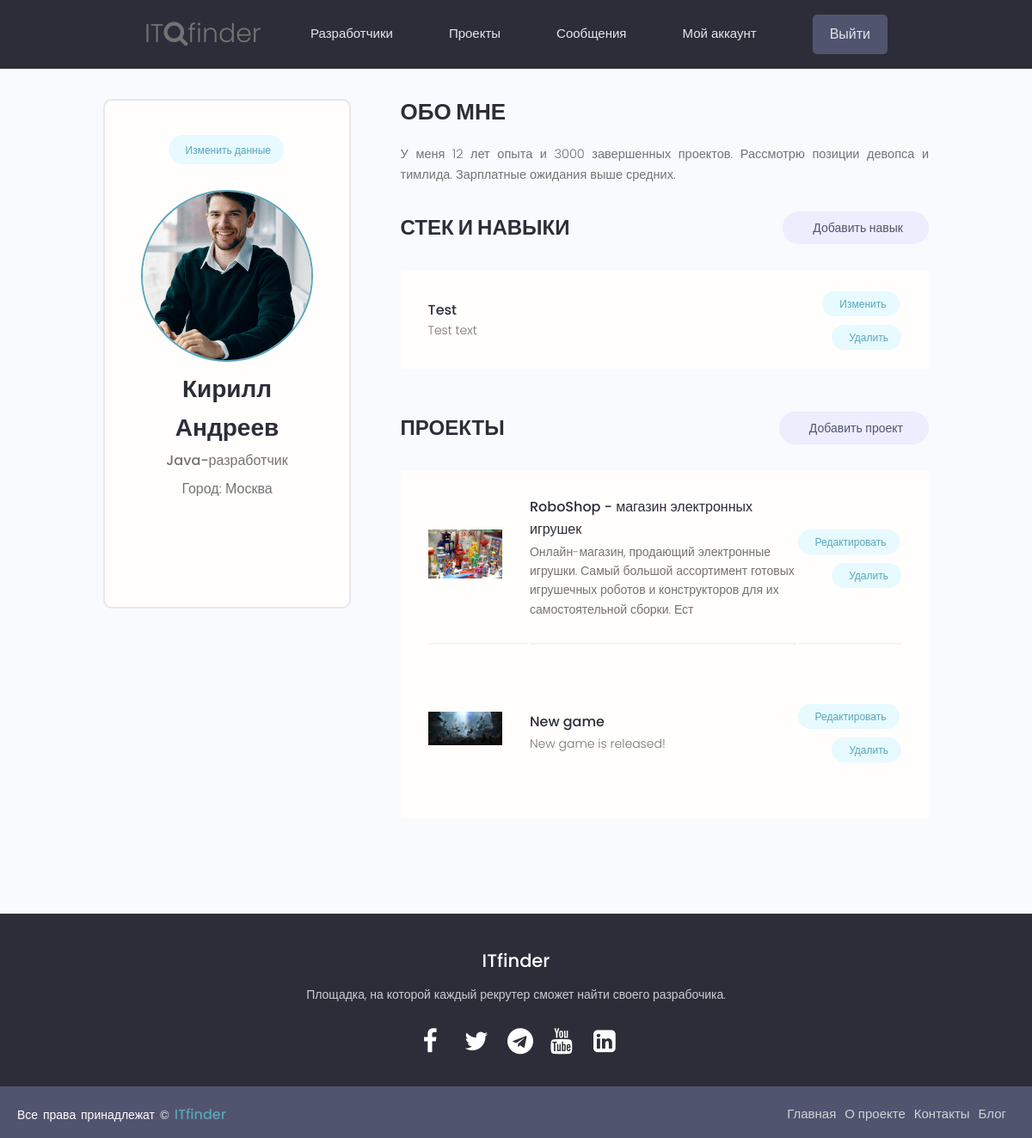
/account/ (signed in), run on the app's committed database.
### users/models.py (models this page shows, shortened)
class Profile(models.Model):
    user = models.OneToOneField(
        User, on_delete=models.CASCADE, null=True, blank=True)
    name = models.CharField(max_length=50, blank=True, null=True)
    email = models.EmailField(max_length=50, blank=True, null=True)
    username = models.CharField(max_length=50, blank=True, null=True)
    city = models.CharField(max_length=50, blank=True, null=True)
    intro = models.CharField(max_length=200, blank=True, null=True)
    bio = models.TextField(blank=True, null=True)
    image = models.ImageField(
        null=True, blank=True, upload_to='profile_images', default="profile_images/default.jpg")
    skills = models.ManyToManyField(Skill, blank=True)
    github = models.CharField(max_length=100, blank=True, null=True)
    twitter = models.CharField(max_length=100, blank=True, null=True)
    linkedin = models.CharField(max_length=100, blank=True, null=True)
    youtube = models.CharField(max_length=100, blank=True, null=True)
    website = models.CharField(max_length=100, blank=True, null=True)
    created = models.DateTimeField(auto_now_add=True)
    id = models.UUIDField(default=uuid.uuid4, unique=True,
                          primary_key=True, editable=False)
    class Meta:
        ordering = ['created']

class Skill(models.Model):
    name = models.CharField(max_length=50, blank=True, null=True)
    slug = models.SlugField()
    description = models.TextField(null=True, blank=True)
    created = models.DateTimeField(auto_now_add=True)
    id = models.UUIDField(default=uuid.uuid4, unique=True,
                          primary_key=True, editable=False)

### projects/models.py (models this page shows, shortened)
class Project(models.Model):
    title = models.CharField(max_length=100)
    owner = models.ForeignKey(Profile, null=True, blank=True, on_delete=models.CASCADE)
    slug = models.SlugField()
    image = models.ImageField(null=True, blank=True, default="project_images/default.jpg", upload_to='project_images')
    description = models.TextField(null=True, blank=True)
    tags = models.ManyToManyField(Tag, blank=True)
    total_votes = models.IntegerField(default=0, null=True, blank=True)
    votes_ratio = models.IntegerField(default=0, null=True, blank=True)
    demo_link = models.CharField(max_length=500, null=True, blank=True)
    source_link = models.CharField(max_length=500, null=True, blank=True)
    created = models.DateTimeField(auto_now_add=True)
    id = models.UUIDField(default=uuid.uuid4, unique=True, primary_key=True, editable=False)

### users/views.py (the view)
# urls.py: path('account/', views.userAccount, name="account"),
@login_required(login_url='login')
def userAccount(request):
    profile = request.user.profile
    skills = profile.skills.all()
    projects = profile.project_set.all()
    context = {'profile': profile, 'skills': skills, 'projects': projects}
    return render(request, 'users/account.html', context)

### users/templates/users/account.html (shortened to what this page needs)
{% extends 'base.html' %}
{% block content %}
<main class="settingsPage profile my-md">
  <div class="container">
    <div class="layout">
      <div class="column column--1of3">
        <div class="card text-center">
          <div class="card__body dev">
            <a class="tag tag--pill tag--main settings__btn" href="{% url 'edit-account' %}">
              Изменить данные</a>
            <img class="avatar avatar--xl dev__avatar" src="{{ profile.image.url }}" />
            <h2 class="dev__name">{{ profile.name  }}</h2>
            <p class="dev__title">{{ profile.intro }}</p>
            <p class="dev__location">Город: {{ profile.city }}</p>
            <ul class="dev__social">
            </ul>
          </div>
        </div>
      </div>
      <div class="column column--2of3">
        <div class="devInfo">
          <h3 class="devInfo__title">Обо мне</h3>
          <p class="devInfo__about">{{ profile.bio }}</p>
        </div>
        <div class="settings">
          <h3 class="settings__title">Стек и навыки</h3>
          <a class="tag tag--pill tag--sub settings__btn tag--lg" href="{% url 'create-skill' %}"> Добавить навык</a>
        </div>
        <table class="settings__table">
          {% for skill in skills %}
          <tr>
            <td class="settings__tableInfo">
              <h4>{{skill.name}}</h4>
              <p>
                {{skill.description}}
              </p>
            </td>
            <td class="settings__tableActions">
              <a class="tag tag--pill tag--main settings__btn" href="{% url 'update-skill' skill.slug %}"> Изменить</a>
              <a class="tag tag--pill tag--main settings__btn" href="{% url 'delete-skill' skill.slug %}">
                Удалить</a>
            </td>
          </tr>
          {% endfor %}
        </table>
        <div class="settings">
          <h3 class="settings__title">Проекты</h3>
          <a class="tag tag--pill tag--sub settings__btn tag--lg" href="{% url 'create-project' %}"> Добавить проект</a>
        </div>
        <table class="settings__table">
          {% for project in projects %}
          <tr>
            <td class="settings__thumbnail">
              <a href="{% url 'project' project.slug %}"><img src="{{ project.image.url }}" alt="скриншот проекта" /></a>
            </td>
            <td class="settings__tableInfo">
              <a href="{% url 'project' project.slug %}">{{project.title}}</a>
              <p>{{project.description|slice:"150"}}</p>
            </td>
            <td class="settings__tableActions">
              <a class="tag tag--pill tag--main settings__btn" href="{% url 'update-project' project.slug %}"> Редактировать</a>
              <a class="tag tag--pill tag--main settings__btn"
                href="{% url 'delete-project'  project.slug %}?next=/account">
                Удалить</a>
            </td>
          </tr>
          {% endfor %}
        </table>
      </div>
    </div>
  </div>
</main>
{% endblock %}

### projects/static/styles/main.css (style rules this page uses)
* { margin: 0; padding: 0; box-sizing: border-box; }
:root { --color-sub: #2d2d39; }
.card { border: 2px solid var(--color-light); }
img { width: 100%; }
.profile .card > .dev { padding: 4rem; }
.dev__avatar { display: block; margin: auto; }
.dev__name { color: var(--color-sub); font-size: 2.8rem; font-weight: 700; margin-top: 1rem; margin-bottom: 0.5rem; }
.dev__title { font-size: 1.6rem; font-weight: 500; line-height: 1.3; }
.dev__location { margin-top: 1rem; }
.dev__social { margin: 3rem 0; list-style: none; display: flex; justify-content: center; gap: 1.5rem; }
.devInfo { margin-bottom: 3rem; }
.devInfo__title, .devInfo__subtitle { font-size: 2.6rem; color: var(--color-sub); text-transform: uppercase; font-weight: 700; margin-bottom: 1.5rem; }
.devInfo__about, .devSkill__info { font-size: 1.45rem; line-height: 1.7; text-align: justify; }
.settingsPage .dev > .settings__btn { display: inline-block; margin-bottom: 3rem; }
.settings { display: flex; justify-content: space-between; align-items: center; }
.settings__title { font-size: 2.4rem; text-transform: uppercase; font-weight: 700; color: var(--color-sub); }
.settings__table { margin-top: 3rem; margin-bottom: 5rem; padding: 0 3rem; background: var(--color-white); }
.settings__table tr { width: 100%; }
.settings__table tr > td { padding: 2rem 0; }
.settings__table tr:not(:last-child) td { border-bottom: 2px solid var(--color-white-light); }
.settings__thumbnail { width: 23%; min-width: 10rem; }
.settings__thumbnail img { padding-right: 3rem; height: 15rem; object-fit: contain; }
.settings__tableInfo { width: 100%; }
.settings__tableInfo h4, .settings__tableInfo a { padding-right: 1rem; width: auto; font-size: 1.6rem; font-weight: 500; color: var(--color-sub); }
.settings__tableInfo p { font-size: 1.4rem; }
.settings__tableActions { text-align: right; }

### projects/static/uikit/styles/modules/_variables.css (style rules this page uses)
:root { --color-main: #5aa5b9; --color-main-light: #e6faff; --color-sub: #3f4156; --color-sub-light: #51546e; --color-sub-lighter: #ededfd; --color-text: #737373; --color-gray: #8b8b8b; --color-light: #e5e7eb; --color-light-gray: #767676; --color-bg: #f8fafd; --color-white: #fffefd; --color-white-light: #f3f3f3; --color-success: #359e64; --color-success-bg: #def8e8; --color-error: #fc4b0b; --color-error-bg: #fff2ee; --font-base: 'Poppins', arial, helvetica, 'Segoe UI', roboto, ubuntu, sans-serif; --font-monospace: 'Fira Code', 'Courier New', courier, monospace; --font-regular: 300; --font-medium: 500; --font-bold: 700; --generic-shadow: 1px 1px 5px #00000010; --generic-transition: all 0.3s ease-in-out; }

### projects/static/uikit/styles/modules/_base.css (style rules this page uses)
* { margin: 0; padding: 0; box-sizing: border-box; text-rendering: optimizeLegibility; color: inherit; font-size: inherit; }
html { font-size: 50%; }
@media only screen and (min-width: 480px) { html { font-size: 56.25%; } }
@media only screen and (min-width: 1200px) { html { font-size: 62.5%; } }
body { line-height: 1.6; font-weight: 400; font-size: 1.5rem; color: var(--color-text); background-color: var(--color-bg); min-height: 100vh; }

### projects/static/uikit/styles/modules/_typography.css (style rules this page uses)
* { font-family: var(--font-base); }
h2 { font-size: 3.6rem; font-weight: var(--font-bold); }
h3 { font-size: 3.2rem; font-weight: var(--font-medium); }
h4 { font-size: 2.8rem; font-weight: var(--font-medium); }
p, span, strong { font-size: 1.6rem; color: var(--color-text); font-weight: var(--font-regular); }
a { padding-bottom: 2px; text-decoration: none; display: inline-block; color: var(--color-main); font-weight: var(--font-medium); }

### projects/static/uikit/styles/modules/_utilities.css (style rules this page uses)
.container { width: 92%; max-width: 165rem; margin: 0 auto; box-sizing: border-box; }
@media screen and (min-width: 1000px) { .container { width: 90%; } }
@media screen and (min-width: 1200px) { .container { width: 80%; } }
.text-center { text-align: center; }
.my-md { margin: 3rem auto; }

### projects/static/uikit/styles/modules/_avatar.css (style rules this page uses)
.avatar { border-radius: 50%; border: 2px solid var(--color-main); object-fit: cover; }
.avatar--xl { height: 20rem; width: 20rem; }

### projects/static/uikit/styles/modules/_card.css (style rules this page uses)
.card { border-radius: 1rem; background-color: var(--color-white); border: 1.5px solid var(--color-light); width: auto; height: auto; margin-top: 0.5rem; margin-bottom: 0.5rem; overflow: hidden; }
.card__body, .card__header { padding: 2rem 2.5rem; }

### projects/static/uikit/styles/modules/_layout.css (style rules this page uses)
.layout { display: flex; flex-flow: row wrap; justify-content: space-between; }
.layout > .column { margin-bottom: 3rem; }
.layout > .column.column--1of3 { flex-basis: 30%; }
.layout > .column.column--2of3 { flex-basis: 64%; }

### data on the page
Profile: image (picture), name "Кирилл Андреев", intro "Java-разработчик", city "Москва", bio "У меня 12 лет опыта и 3000 завершенных проектов. Рассмотрю позиции девопса и тимлида. Зарплатные ожидания выше средних."
Skill: name "Test", description "Test text"
Project: image (picture), title "RoboShop - магазин электронных игрушек", description "Онлайн-магазин, продающий электронные игрушки. Самый большой ассортимент готовых игрушечных роботов и конструкторов для их самостоятельной сборки. Ест"
Project: image (picture), title "New game", description "New game is released!"
